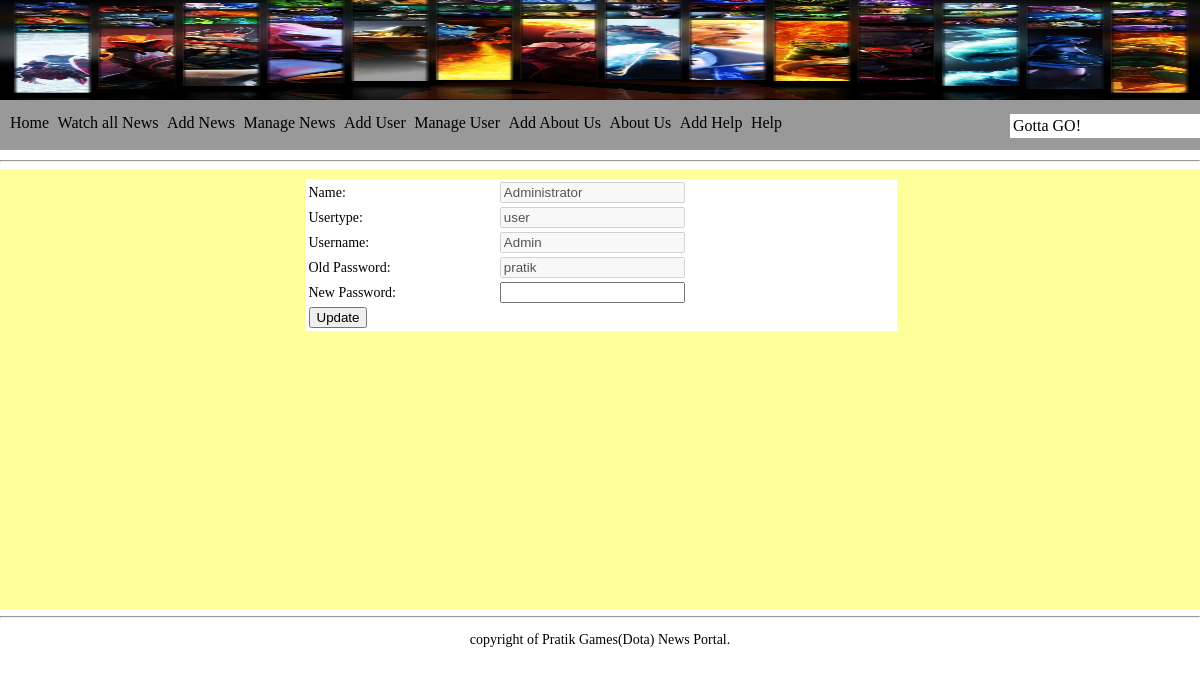
The app's page /gnp/admin/EditUser.php?&id=1 (signed in) with its own data.
### tables this page shows
CREATE TABLE IF NOT EXISTS `table_users` (
  `UserID` int(11) NOT NULL AUTO_INCREMENT,
  `Name` varchar(50) NOT NULL,
  `Address` varchar(50) NOT NULL,
  `Username` varchar(50) NOT NULL,
  `Password` varchar(50) NOT NULL,
  `Email` varchar(50) NOT NULL,
  `Usertype` varchar(50) NOT NULL,
  PRIMARY KEY (`UserID`)
);

### gnp/admin/EditUser.php (the view, shortened to what this page needs)
<!DOCTYPE html PUBLIC "-//W3C//DTD XHTML 1.0 Transitional//EN" "http://www.w3.org/TR/xhtml1/DTD/xhtml1-transitional.dtd">
<html xmlns="http://www.w3.org/1999/xhtml">
<head>
<link rel="stylesheet"  type="text/css" href="includes/AdminStyle.css" />
</head>
<body>
<div class="container">
	<?php include'includes/header.php'?>
<div class="content">
    <?php
	if(isset($_GET['id']))
	{
		$id= $_GET['id'];
	}
	$query1= "SELECT * FROM table_users where UserID=".$id;
	$result1 = mysql_query($query1) or trigger_error("There was some error in the sql statement" . mysql_error());
	$row = mysql_fetch_array($result1);
	if(is_array($row))
	{
		$name = $row['Name'];
		$usertype = $row['Usertype'];
		$username = $row['Username'];
		$password = $row['Password'];
	}
	?>
    <form method="post" action="EditUser.php" enctype="multipart/form-data">
                  <table width='50%' align="center">
                   <tr>
                   <td><label>Name:</label></td>
                    <td ><input type="text"  name="NameBox"  value="<?php echo $name; ?>"  disabled="disabled"/></td>
                    </tr>
                    <tr>
                    <td><label>Usertype:</label></td>
                    <td><input type="text"  name="UsertypeBox" value="<?php echo $usertype; ?>" disabled="disabled"/></td>
                    </tr>
                    <tr>
                    <td><label>Username:</label></td>
                    <td><input type="text" name="UsernameBox" value="<?php echo $username; ?>" disabled="disabled"/></td>
                    </tr>
                    <tr>
                    <td><label>Old Password:</label></td>
                    <td><input type="text" name="PasswordBox" value="<?php echo $password; ?>" disabled="disabled"/></td>
                    </tr>
                     <tr>
                    <td><label>New Password:</label></td>
                    <td><input type="text" name="NewPasswordBox" autofocus="autofocus" required="required"  /></td>
                    </tr>
                   <tr>
                    <td colspan="2"><input type="submit"  name="UpdateBtn"  value="Update" /></td>
                   </tr>
                   </table>
                   </form>
  </div>
</div>
   <?php include'includes/footer.php' ?>
</body>
</html>

### gnp/admin/includes/AdminStyle.css (style rules this page uses)
body { margin:0; padding:0; width:100%; font:14px "Comic Sans MS","Times New Roman", Times, serif, Verdana, Arial, san-serif; }
.container { margin: auto; width: auto; overflow:; }
.content { width:98.5%; background-color: #FF9; height:420px; padding:10px; overflow:auto; }
table { background: white; font-color:white; }

### records on screen
table_users: NameBox "Administrator", UsertypeBox "user", UsernameBox "Admin", PasswordBox "pratik"
